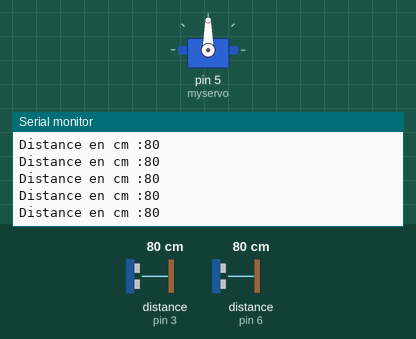
Recording of a sketch running on a simulated Arduino Uno, built with avr-gcc and run on an emulated ATmega328P. Shown: servo, the last lines printed to the serial monitor. Wiring (inferred from the names in the program): 2 × ultrasonic range finder: trigger pin 2, echo pin 3 / trigger pin 4, echo pin 6. Inputs (shaded band) come from the test bench; at power-on: distance to the obstacle (sensors on pin 3, pin 6) 80 cm. The echo pulse lasts 58.3 µs per cm.

Above: at 1.2 s.
1.3 s: distance to the obstacle (sensor on pin 3) set to 60 cm
At 1.9 s:
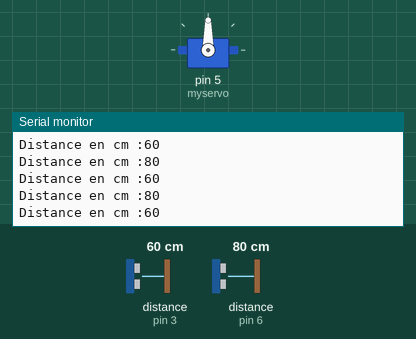
4.3 s: distance to the obstacle (sensor on pin 6) set to 18 cm
At 5.4 s:
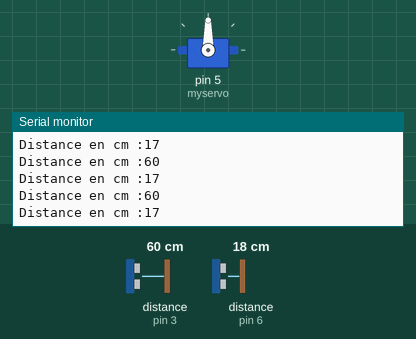
7.3 s: distance to the obstacle (sensor on pin 3) set to 9 cm
At 7.8 s:
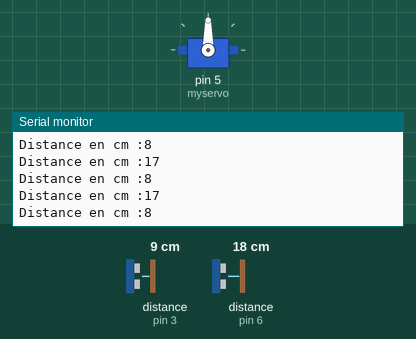
10.3 s: distance to the obstacle (sensor on pin 6) set to 250 cm
At 10.49 s:
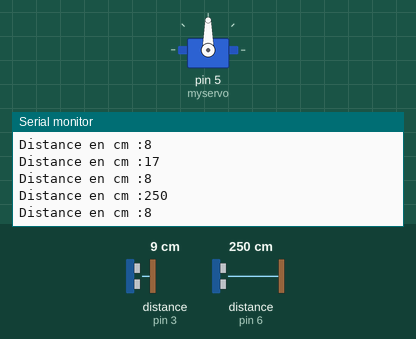
Timing chart, 0 to 13.3 s (numbered marks = the images above; inputs shaded):
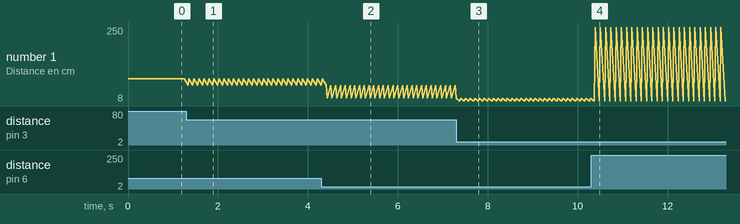

The sketch:

V2.1.ino
```cpp
#include <Servo.h>
Servo myservo;
int pos = 0;

int trigD = 2;
int echoD= 3;
//pin du capteur ultrason de droite
long lecture_echoD;
long cmD;

int trigG = 4;
int echoG = 6;
//pin du capteur ultrason de gauche
long lecture_echoG;
long cmG;

void setup(){
 myservo.attach(5);
  Serial.begin(9600);

pinMode(trigD, OUTPUT);
digitalWrite(trigD, LOW);
pinMode(echoD, INPUT);
Serial.begin(9600);

pinMode(trigG, OUTPUT);
digitalWrite(trigG, LOW);
pinMode(echoG, INPUT);
Serial.begin(9600);

}

void loop(){

  digitalWrite(trigD, HIGH);
  delayMicroseconds(10);
  digitalWrite(trigD, LOW);
  lecture_echoD = pulseIn(echoD,HIGH);
  cmD = lecture_echoD /58;
  Serial.print("Distance en cm :");
  Serial.println(cmD);

  digitalWrite(trigG, HIGH);
  delayMicroseconds(10);
  digitalWrite(trigG, LOW);
  lecture_echoG = pulseIn(echoG,HIGH);
  cmG = lecture_echoG /58;
  Serial.print("Distance en cm :");
  Serial.println(cmG);

  myservo.write(90);

  if ( cmD < 5 && cmG < 5 ){
      action1();
   }

   if ( cmD < 20 && cmG > 20 ){
    action2();
   }
   if ( cmD > 20 && cmG < 20 ){
    action3();
   }

  delay(100);
}

void action1() {
  myservo.write(60);
   }


void action2() {
  //attraper balle de face
  }

void action3 () {
  //attraper balle de face un peu à gauche
  }
```

Measured:
- after the input at 1.3 s, the serial monitor: prints a new line at once (image 1)
- after the input at 4.3 s, the serial monitor: prints a new line after 0.13 s (image 2)
- after the input at 7.3 s, the serial monitor: prints a new line after 0.08 s (image 3)
- after the input at 10.3 s, the serial monitor: prints a new line after 0.09 s (image 4)
- plotted number 1: 80 → 60 after the input at 1.3 s, 60 → 17 after the input at 4.3 s, 17 → 250 after the input at 10.3 s
